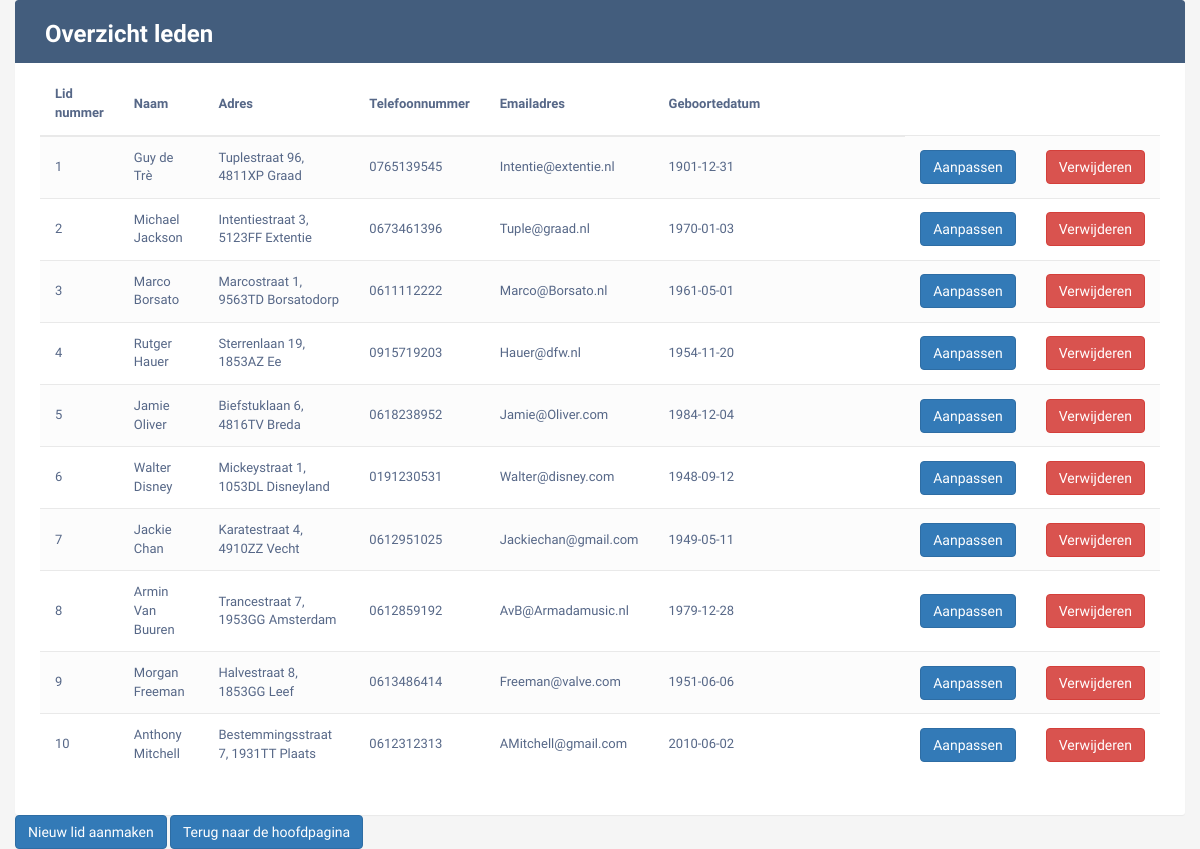
The app's page /OLD/LedenOLD.php with its own data.
### tables this page shows
CREATE TABLE `lid` (
  `Lid_nr` int(9) NOT NULL,
  `Voorletter` char(1) NOT NULL,
  `Voornaam` varchar(255) NOT NULL,
  `Voorvoegsel` varchar(255) DEFAULT NULL,
  `Achternaam` varchar(255) NOT NULL,
  `Straatnaam` varchar(255) NOT NULL,
  `Huisnummer` int(5) NOT NULL,
  `Huisnummertoevoeging` varchar(3) DEFAULT NULL,
  `Woonplaats` varchar(255) NOT NULL,
  `Postcode` varchar(6) NOT NULL,
  `Telefoonnummer` varchar(10) NOT NULL,
  `Emailadres` varchar(255) NOT NULL,
  `Geboortedatum` date NOT NULL
);

### functies/Common.php (called while the page is built, shortened)
<?php
    function sqlquery ($query){
        try {
            $conn = mysqli_connect(host, username, password, dbname);
            $result = mysqli_query($conn, $query);
            return $result;
        }
        catch (mysqli_sql_exception $e) {
            return mysqli_error($conn);
            die;
        }
    }
?>

### OLD/LedenOLD.php (the view)
<?php include "./templates/header.php"; ?>
<?php
	require "./functies/common.php";
	$result = sqlquery('SELECT Lid_nr, Voornaam, Voorvoegsel, Achternaam, Straatnaam, Huisnummer, Woonplaats, Postcode, Telefoonnummer, Emailadres, Geboortedatum FROM lid ORDER BY Lid_nr');
?>
<div class="container-fluid">
    <div class="table-responsive">
        <div class="table-title">
            <div class="row">
                <div class="col-sm-6">
					<h2><b>Overzicht leden</b></h2>
				</div>
            </div>
        </div>
        <table class="table table-striped table-hover">
            <thead>
                <tr>
                    <th>Lid nummer</th>
                    <th>Naam</th>
					<th>Adres</th>
                    <th>Telefoonnummer</th>
                    <th>Emailadres</th>
					<th>Geboortedatum</th>
					<th></th>
					<th></th>
                </tr>
            </thead>
            <tbody>
			<?php
				foreach ($result as $row) :
			?>
			<tr>
				<td><?php echo $row["Lid_nr"];?></td>
				<td><?php if (!empty($row["Voorvoegsel"])) {echo $row["Voornaam"] . " " . $row["Voorvoegsel"] . " " . $row["Achternaam"];}
							else {echo $row["Voornaam"] . " " . $row["Achternaam"];}?></td>
				<td><?php echo $row['Straatnaam'] . " " . $row['Huisnummer'] . ", " . $row['Postcode'] . " " . $row['Woonplaats']?></td>
				<td><?php echo $row["Telefoonnummer"]?></td>
				<td><?php echo $row["Emailadres"]?></td>
				<td><?php echo $row["Geboortedatum"]?></td>
				<td></td>
				<td></td>
				<td><a href="Lid_aanpassen.php?Lid_nr=<?php echo $row["Lid_nr"];?>" class = "btn btn-primary mb-2">Aanpassen</a></td>
				<td><a href="Lid_Verwijderen.php?Lid_nr=<?php echo $row["Lid_nr"];?>" class = "btn btn-danger">Verwijderen</a></td>
			</tr>
			<?php endforeach ?>
            </tbody>
        </table>
    </div>
	<a href="./Lid_aanmaken.php" class="btn btn-primary mb-2">Nieuw lid aanmaken</a>
	<a href="./index.html" class="btn btn-primary mb-2">Terug naar de hoofdpagina</a>
</div>
<?php include "./Templates/footer.php"; ?>

### Templates/Header.php (style rules this page uses)
body { color: #566787; background: #f5f5f5; font-family: 'Varela Round', sans-serif; font-size: 13px; }
.table-responsive { background: #fff; padding: 20px 25px; margin: 0px 0; border-radius: 3px; box-shadow: 0 1px 1px rgba(0,0,0,.05); width: 100%; overflow-x: scroll; max-height: 850px; }
.table-title { padding-bottom: 15px; background: #435d7d; color: #fff; padding: 16px 30px; margin: -20px -25px 10px; border-radius: 3px 3px 0 0; }
.table-title h2 { margin: 5px 0 0; font-size: 24px; }
table.table tr th, table.table tr td { border-color: #e9e9e9; padding: 12px 15px; vertical-align: Middle; }
table.table tr th:first-child { width: 60px; }
table.table tr th:last-child { width: 100px; }
table.table-striped tbody tr:nth-of-type(odd) { background-color: #fcfcfc; }
table.table td a { color: #ffffff; display: inline-block; text-decoration: none; outline: none !important; }

### records on screen
lid: Lid_nr "1", Voornaam "Guy", Voorvoegsel "de", Achternaam "Trè", Straatnaam "Tuplestraat", Huisnummer "96", Postcode "4811XP", Woonplaats "Graad", Telefoonnummer "0765139545", Emailadres "Intentie@extentie.nl", Geboortedatum "1901-12-31"
lid: Lid_nr "2", Voornaam "Michael", Achternaam "Jackson", Straatnaam "Intentiestraat", Huisnummer "3", Postcode "5123FF", Woonplaats "Extentie", Telefoonnummer "0673461396", Emailadres "Tuple@graad.nl", Geboortedatum "1970-01-03"
lid: Lid_nr "3", Voornaam "Marco", Achternaam "Borsato", Straatnaam "Marcostraat", Huisnummer "1", Postcode "9563TD", Woonplaats "Borsatodorp", Telefoonnummer "0611112222", Emailadres "Marco@Borsato.nl", Geboortedatum "1961-05-01"
lid: Lid_nr "4", Voornaam "Rutger", Achternaam "Hauer", Straatnaam "Sterrenlaan", Huisnummer "19", Postcode "1853AZ", Woonplaats "Ee", Telefoonnummer "0915719203", Emailadres "Hauer@dfw.nl", Geboortedatum "1954-11-20"
lid: Lid_nr "5", Voornaam "Jamie", Achternaam "Oliver", Straatnaam "Biefstuklaan", Huisnummer "6", Postcode "4816TV", Woonplaats "Breda", Telefoonnummer "0618238952", Emailadres "Jamie@Oliver.com", Geboortedatum "1984-12-04"
lid: Lid_nr "6", Voornaam "Walter", Achternaam "Disney", Straatnaam "Mickeystraat", Huisnummer "1", Postcode "1053DL", Woonplaats "Disneyland", Telefoonnummer "0191230531", Emailadres "Walter@disney.com", Geboortedatum "1948-09-12"
lid: Lid_nr "7", Voornaam "Jackie", Achternaam "Chan", Straatnaam "Karatestraat", Huisnummer "4", Postcode "4910ZZ", Woonplaats "Vecht", Telefoonnummer "0612951025", Emailadres "Jackiechan@gmail.com", Geboortedatum "1949-05-11"
lid: Lid_nr "8", Voornaam "Armin", Voorvoegsel "Van", Achternaam "Buuren", Straatnaam "Trancestraat", Huisnummer "7", Postcode "1953GG", Woonplaats "Amsterdam", Telefoonnummer "0612859192", Emailadres "AvB@Armadamusic.nl", Geboortedatum "1979-12-28"
lid: Lid_nr "9", Voornaam "Morgan", Achternaam "Freeman", Straatnaam "Halvestraat", Huisnummer "8", Postcode "1853GG", Woonplaats "Leef", Telefoonnummer "0613486414", Emailadres "Freeman@valve.com", Geboortedatum "1951-06-06"
lid: Lid_nr "10", Voornaam "Anthony", Achternaam "Mitchell", Straatnaam "Bestemmingsstraat", Huisnummer "7", Postcode "1931TT", Woonplaats "Plaats", Telefoonnummer "0612312313", Emailadres "AMitchell@gmail.com", Geboortedatum "2010-06-02"
